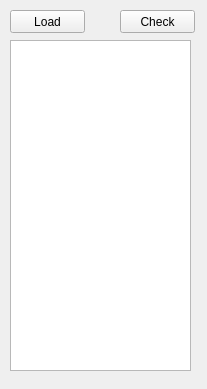
<?xml version="1.0" encoding="UTF-8"?>
<ui version="4.0">
 <class>MainWindow</class>
 <widget class="QMainWindow" name="MainWindow">
  <property name="geometry">
   <rect>
    <x>0</x>
    <y>0</y>
    <width>207</width>
    <height>389</height>
   </rect>
  </property>
  <property name="windowTitle">
   <string>Checker</string>
  </property>
  <widget class="QWidget" name="centralWidget">
   <widget class="QPushButton" name="loadButton">
    <property name="geometry">
     <rect>
      <x>10</x>
      <y>10</y>
      <width>75</width>
      <height>23</height>
     </rect>
    </property>
    <property name="text">
     <string>Load</string>
    </property>
   </widget>
   <widget class="QPushButton" name="checkButton">
    <property name="geometry">
     <rect>
      <x>120</x>
      <y>10</y>
      <width>75</width>
      <height>23</height>
     </rect>
    </property>
    <property name="text">
     <string>Check</string>
    </property>
   </widget>
   <widget class="QTextEdit" name="displayErrors">
    <property name="geometry">
     <rect>
      <x>10</x>
      <y>40</y>
      <width>181</width>
      <height>331</height>
     </rect>
    </property>
   </widget>
  </widget>
 </widget>
 <layoutdefault spacing="6" margin="11"/>
 <resources/>
 <connections/>
</ui>
